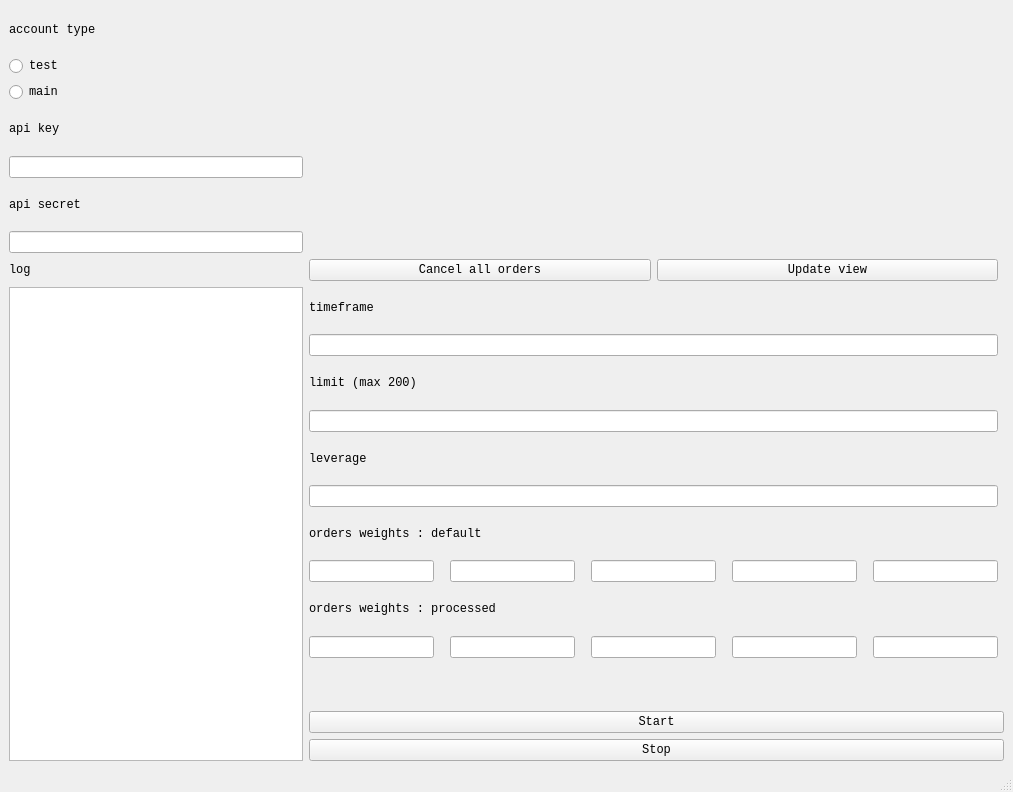
<?xml version="1.0" encoding="UTF-8"?>
<ui version="4.0">
 <class>MainWindow</class>
 <widget class="QMainWindow" name="MainWindow">
  <property name="geometry">
   <rect>
    <x>0</x>
    <y>0</y>
    <width>1013</width>
    <height>792</height>
   </rect>
  </property>
  <property name="font">
   <font>
    <family>Consolas</family>
    <pointsize>9</pointsize>
   </font>
  </property>
  <property name="windowTitle">
   <string>MainWindow</string>
  </property>
  <widget class="QWidget" name="centralwidget">
   <layout class="QGridLayout" name="gridLayout">
    <item row="0" column="1" rowspan="6" colspan="2">
     <widget class="QWidget" name="plotwidget" native="true"/>
    </item>
    <item row="1" column="0">
     <widget class="QRadioButton" name="radioButton">
      <property name="text">
       <string>test</string>
      </property>
     </widget>
    </item>
    <item row="7" column="1">
     <layout class="QHBoxLayout" name="horizontalLayout">
      <item>
       <widget class="QPushButton" name="cancelButton">
        <property name="text">
         <string>Cancel all orders</string>
        </property>
       </widget>
      </item>
      <item>
       <widget class="QPushButton" name="updateButton">
        <property name="text">
         <string>Update view</string>
        </property>
       </widget>
      </item>
     </layout>
    </item>
    <item row="0" column="0">
     <widget class="QLabel" name="label">
      <property name="text">
       <string>account type</string>
      </property>
     </widget>
    </item>
    <item row="13" column="1">
     <widget class="QLineEdit" name="lineEdit_5"/>
    </item>
    <item row="8" column="0" rowspan="12">
     <widget class="QTextBrowser" name="textBrowser">
      <property name="sizeAdjustPolicy">
       <enum>QAbstractScrollArea::AdjustIgnored</enum>
      </property>
     </widget>
    </item>
    <item row="5" column="0">
     <widget class="QLabel" name="label_3">
      <property name="text">
       <string>api secret</string>
      </property>
     </widget>
    </item>
    <item row="11" column="1">
     <widget class="QLineEdit" name="lineEdit_4"/>
    </item>
    <item row="14" column="1" colspan="2">
     <widget class="QLabel" name="label_7">
      <property name="text">
       <string>orders weights : default</string>
      </property>
     </widget>
    </item>
    <item row="12" column="1">
     <widget class="QLabel" name="label_6">
      <property name="text">
       <string>leverage</string>
      </property>
     </widget>
    </item>
    <item row="16" column="1" colspan="2">
     <widget class="QLabel" name="label_8">
      <property name="text">
       <string>orders weights : processed</string>
      </property>
     </widget>
    </item>
    <item row="8" column="1">
     <widget class="QLabel" name="label_4">
      <property name="text">
       <string>timeframe</string>
      </property>
     </widget>
    </item>
    <item row="9" column="1">
     <widget class="QLineEdit" name="lineEdit_3"/>
    </item>
    <item row="6" column="0">
     <widget class="QLineEdit" name="lineEdit_2"/>
    </item>
    <item row="10" column="1">
     <widget class="QLabel" name="label_5">
      <property name="text">
       <string>limit (max 200)</string>
      </property>
     </widget>
    </item>
    <item row="4" column="0">
     <widget class="QLineEdit" name="lineEdit"/>
    </item>
    <item row="3" column="0">
     <widget class="QLabel" name="label_2">
      <property name="text">
       <string>api key</string>
      </property>
     </widget>
    </item>
    <item row="2" column="0">
     <widget class="QRadioButton" name="radioButton_2">
      <property name="text">
       <string>main</string>
      </property>
     </widget>
    </item>
    <item row="19" column="1" colspan="2">
     <layout class="QVBoxLayout" name="verticalLayout">
      <property name="sizeConstraint">
       <enum>QLayout::SetNoConstraint</enum>
      </property>
      <item>
       <widget class="QPushButton" name="pushButton">
        <property name="text">
         <string>Start</string>
        </property>
       </widget>
      </item>
      <item>
       <widget class="QPushButton" name="pushButton_2">
        <property name="text">
         <string>Stop</string>
        </property>
       </widget>
      </item>
     </layout>
    </item>
    <item row="15" column="1">
     <layout class="QHBoxLayout" name="horizontalLayout_2">
      <property name="spacing">
       <number>16</number>
      </property>
      <item>
       <widget class="QLineEdit" name="w1">
        <property name="clearButtonEnabled">
         <bool>false</bool>
        </property>
       </widget>
      </item>
      <item>
       <widget class="QLineEdit" name="w2"/>
      </item>
      <item>
       <widget class="QLineEdit" name="w3"/>
      </item>
      <item>
       <widget class="QLineEdit" name="w4"/>
      </item>
      <item>
       <widget class="QLineEdit" name="w5"/>
      </item>
     </layout>
    </item>
    <item row="17" column="1">
     <layout class="QHBoxLayout" name="horizontalLayout_3">
      <property name="spacing">
       <number>16</number>
      </property>
      <item>
       <widget class="QLineEdit" name="w1_2">
        <property name="clearButtonEnabled">
         <bool>false</bool>
        </property>
       </widget>
      </item>
      <item>
       <widget class="QLineEdit" name="w2_2"/>
      </item>
      <item>
       <widget class="QLineEdit" name="w3_2"/>
      </item>
      <item>
       <widget class="QLineEdit" name="w4_2"/>
      </item>
      <item>
       <widget class="QLineEdit" name="w5_2"/>
      </item>
     </layout>
    </item>
    <item row="7" column="0">
     <widget class="QLabel" name="label_9">
      <property name="text">
       <string>log</string>
      </property>
     </widget>
    </item>
   </layout>
  </widget>
  <widget class="QMenuBar" name="menubar">
   <property name="geometry">
    <rect>
     <x>0</x>
     <y>0</y>
     <width>1013</width>
     <height>21</height>
    </rect>
   </property>
  </widget>
  <widget class="QStatusBar" name="statusbar"/>
 </widget>
 <resources/>
 <connections/>
</ui>
